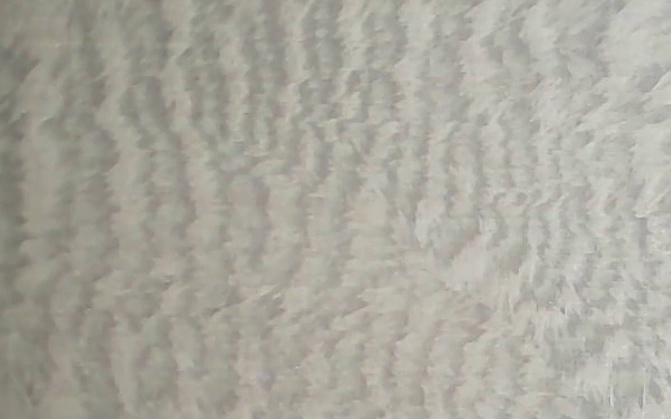
#> input picture 05_shared_data/exhibition/ice_crystal_01/02_structural_resonance/patches/patch_11.jpg, 671 x 419 px
$ python -i patch_quality.py   (imports and definitions only)   (older library calls are emulated)
#> lines starting #> are read from the running program, lines starting #| are printed output that depends on the picture
"""Score DINO patches by structural readability before image search."""

from __future__ import annotations

from dataclasses import asdict, dataclass
from pathlib import Path
from typing import Any

import cv2
import numpy as np


@dataclass
class PatchQuality:
    index: int
    file: str
    source_frame: int
    width: int
    height: int
    mean_luminance: float
    dark_pixel_ratio: float
    contrast: float
    sharpness: float
    edge_density: float
    gradient: float
    texture_coverage: float
    illumination_uniformity: float
    size_score: float
    aspect_score: float
    score: float
    eligible: bool
    rejection_reasons: list[str]
    duplicate_of: int | None = None
    visual_similarity: float | None = None

    # [121 lines left out: functions serialize, score_patch, not called in this run]


def _normalise_descriptor(values: np.ndarray) -> np.ndarray:
    values = values.astype(np.float32).reshape(-1)
    values -= float(np.mean(values))
    return values / (float(np.linalg.norm(values)) + 1e-6)


def structural_descriptor(
    path: Path,
) -> tuple[np.ndarray, np.ndarray]:
    """Make a tiny cached descriptor for fast near-duplicate suppression."""
    gray = cv2.imread(str(path), cv2.IMREAD_GRAYSCALE)
#> gray: shape (419, 671); min 113, max 219, mean 167.1
    if gray is None:
        raise RuntimeError(f"Could not read patch: {path}")
    resized = cv2.resize(gray, (64, 64), interpolation=cv2.INTER_AREA)
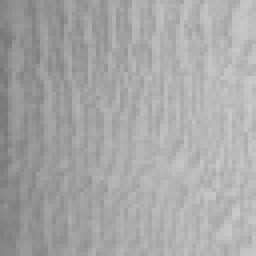
#> resized: shape (64, 64) (shown 4 times larger); min 117, max 202, mean 167.1
    enhanced = cv2.createCLAHE(
        clipLimit=2.0,
        tileGridSize=(8, 8),
    ).apply(resized)
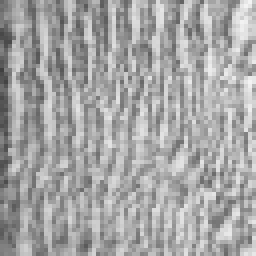
#> enhanced: shape (64, 64) (shown 4 times larger); min 64, max 243, mean 165.4
    gradient_x = cv2.Sobel(enhanced, cv2.CV_32F, 1, 0, ksize=3)
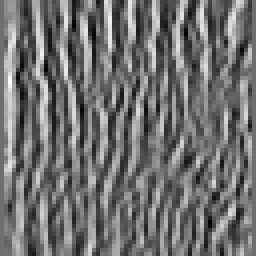
#> gradient_x: shape (64, 64) float32 (shown 4 times larger); min -392, max 514, mean 10.4; drawn with min black and max white
    gradient_y = cv2.Sobel(enhanced, cv2.CV_32F, 0, 1, ksize=3)
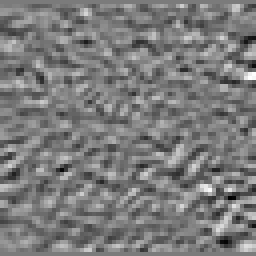
#> gradient_y: shape (64, 64) float32 (shown 4 times larger); min -322, max 344, mean 0.5; drawn with min black and max white
    magnitude = cv2.magnitude(gradient_x, gradient_y)
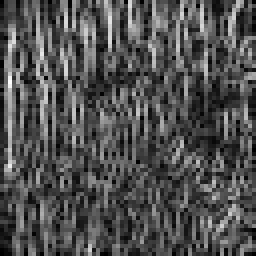
#> magnitude: shape (64, 64) float32 (shown 4 times larger); min 0, max 516.4, mean 163.4; drawn with min black and max white
    layout = cv2.resize(
        enhanced,
        (24, 24),
        interpolation=cv2.INTER_AREA,
    )
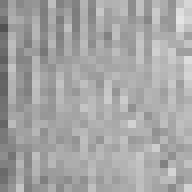
#> layout: shape (24, 24) (shown 8 times larger); min 82, max 228, mean 165.4
    texture = cv2.resize(
        magnitude,
        (24, 24),
        interpolation=cv2.INTER_AREA,
    )
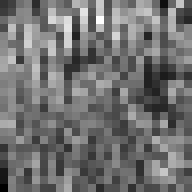
#> texture: shape (24, 24) float32 (shown 8 times larger); min 27.58, max 333.6, mean 163.4; drawn with min black and max white
    return (
        _normalise_descriptor(layout),
        _normalise_descriptor(texture),
    )
#> in _normalise_descriptor, `values = values.astype(np.float32).reshape(-1)`: values = 576 values, max 228 at index 70, min 82 at index 72, mean 165.4
#> in _normalise_descriptor, `values -= float(np.mean(values))`: values = 576 values, max 62.56 at index 70, min -83.44 at index 72, mean -6.78e-06


# [187 lines left out: functions structural_similarity, select_structural_patch_indices, not called in this run]

>>> result = structural_descriptor('../../05_shared_data/exhibition/ice_crystal_01/02_structural_resonance/patches/patch_11.jpg')

$ run again, on 05_shared_data/exhibition/ice_crystal_01/02_structural_resonance/patches/patch_18.jpg
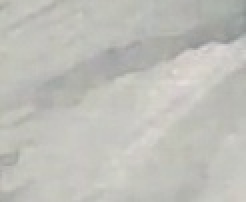
#> input picture 05_shared_data/exhibition/ice_crystal_01/02_structural_resonance/patches/patch_18.jpg, 123 x 101 px (shown 2 times larger)
#> in structural_descriptor, `gradient_y = cv2.Sobel(enhanced, cv2.CV_32F, 0, 1, ksize=3)`:
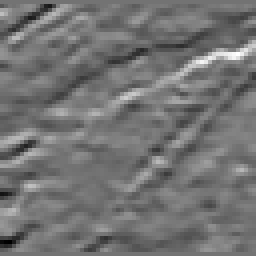
#> gradient_y: shape (64, 64) float32 (shown 4 times larger); min -384, max 462, mean -1; drawn with min black and max white
#> in structural_descriptor, `texture = cv2.resize( magnitude, (24, 24), interpolation=cv2.INTER_ARE..`:
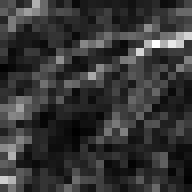
#> texture: shape (24, 24) float32 (shown 8 times larger); min 18.73, max 295.2, mean 77.5; drawn with min black and max white
#> in _normalise_descriptor, `values = values.astype(np.float32).reshape(-1)`: values = 576 values, max 237 at index 532, min 104 at index 118, mean 193.7
#> in _normalise_descriptor, `values -= float(np.mean(values))`: values = 576 values, max 43.27 at index 532, min -89.73 at index 118, mean 3.39e-06

$ run again, on 05_shared_data/exhibition/ice_crystal_01/02_structural_resonance/patches/patch_19.jpg
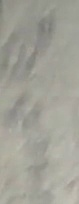
#> input picture 05_shared_data/exhibition/ice_crystal_01/02_structural_resonance/patches/patch_19.jpg, 79 x 204 px
#> in structural_descriptor, `gradient_y = cv2.Sobel(enhanced, cv2.CV_32F, 0, 1, ksize=3)`:
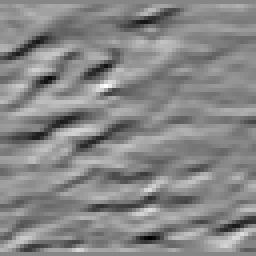
#> gradient_y: shape (64, 64) float32 (shown 4 times larger); min -402, max 360, mean 1.6; drawn with min black and max white
#> in structural_descriptor, `texture = cv2.resize( magnitude, (24, 24), interpolation=cv2.INTER_ARE..`:
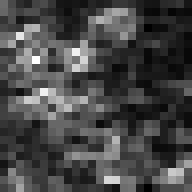
#> texture: shape (24, 24) float32 (shown 8 times larger); min 13.76, max 269.9, mean 84.9; drawn with min black and max white
#> in _normalise_descriptor, `values = values.astype(np.float32).reshape(-1)`: values = 576 values, max 217 at index 545, min 100 at index 177, mean 171.2
#> in _normalise_descriptor, `values -= float(np.mean(values))`: values = 576 values, max 45.78 at index 545, min -71.22 at index 177, mean 3.39e-06
